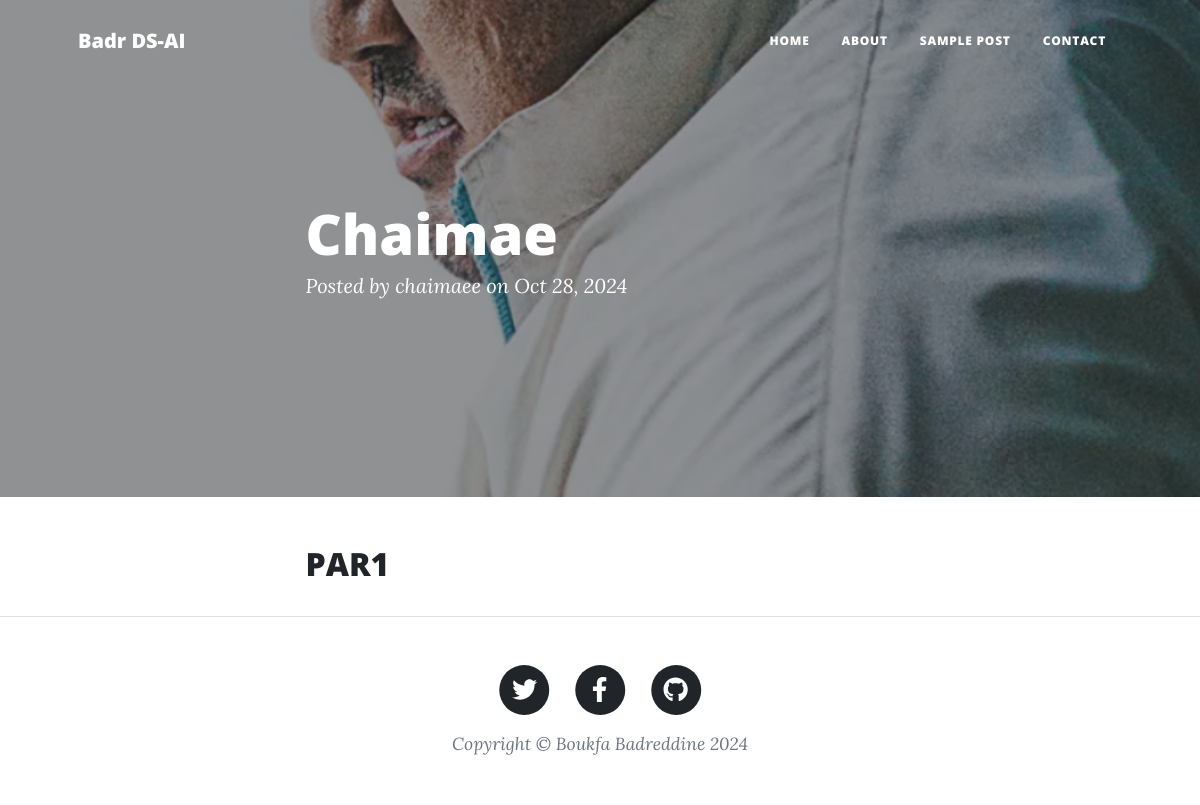
Page /blog_post_detail/14/ on the committed database.
### blog/models.py (models this page shows, shortened)
class BlogPost(models.Model):
    title = models.CharField(max_length=255)
    author = models.CharField(max_length=255)
    publish_date = models.DateField(auto_now_add=True)
    read_time = models.IntegerField()
    tag = models.CharField(max_length=50)
    content = models.TextField(default="Default content")
    featured = models.BooleanField(default=False)

class BlogPostImage(models.Model):
    blog_post = models.ForeignKey(BlogPost, related_name='images', on_delete=models.CASCADE)
    image = models.ImageField(upload_to='blog_images/')
    alt_text = models.CharField(max_length=255, blank=True, null=True)

class BlogPostSection(models.Model):
    blog_post = models.ForeignKey(BlogPost, on_delete=models.CASCADE, related_name='sections')
    subtitle = models.CharField(max_length=255, blank=True, null=True)
    order = models.PositiveIntegerField(default=0)
    class Meta:
        ordering = ['order']

### blog/views.py (the view)
# urls.py: path('blog_post_detail/<int:post_id>/', views.blog_post_detail, name='blog_post_detail'),
def blog_post_detail(request, post_id):
    post = get_object_or_404(BlogPost, id=post_id)
    return render(request, 'blog/blog_post_detail.html', {'post': post})

### templates/blog/blog_post_detail.html (shortened to what this page needs)
{% extends 'base.html' %}
{% block content %}
<header class="masthead" style="background-image: url('{% if post.images.first %}{{ post.images.first.image.url }}{% endif %}')">
    <div class="container position-relative px-4 px-lg-5">
        <div class="row gx-4 gx-lg-5 justify-content-center">
            <div class="col-md-10 col-lg-8 col-xl-7">
                <div class="post-heading">
                    <h1>{{ post.title }}</h1>
                    <span class="meta">Posted by {{ post.author }} on {{ post.publish_date|date:"M d, Y" }}</span>
                </div>
            </div>
        </div>
    </div>
</header>
<article class="mb-4">
    <div class="container px-4 px-lg-5">
        <div class="row gx-4 gx-lg-5 justify-content-center">
            <div class="col-md-10 col-lg-8 col-xl-7">
                {% for section in post.sections.all %}
                    <h2>{{ section.subtitle }}</h2>
                {% endfor %}
            </div>
        </div>
    </div>
</article>
{% endblock %}

### rows in the picture
BlogPost: images.first.image (picture), title "Chaimae", author "chaimaee", publish_date "Oct 28, 2024"
BlogPostSection: subtitle "PAR1"
